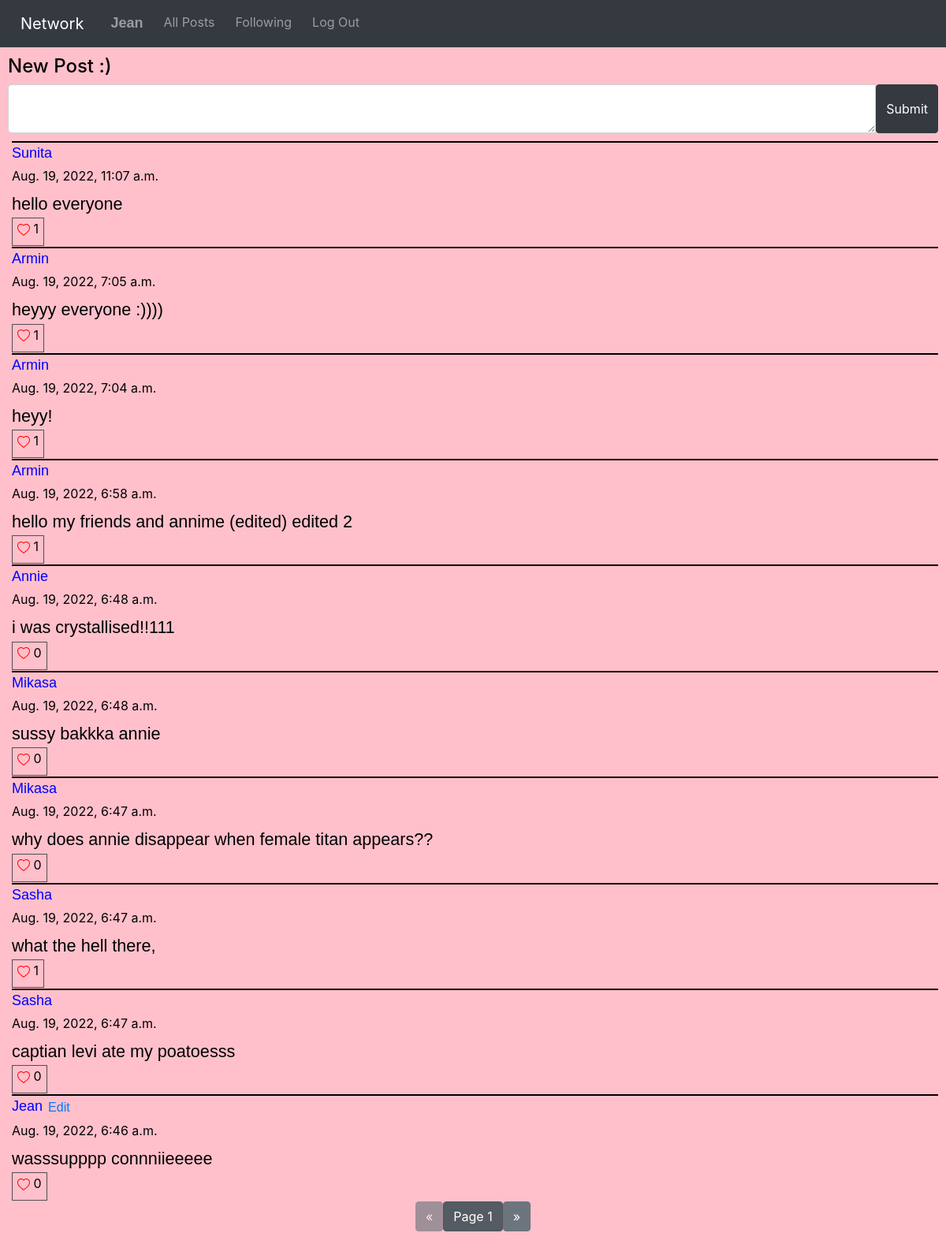
The app's page / (signed in) with its own data.
### network/models.py (models this page shows, shortened)
class User(AbstractUser):
    pass

class Posts(models.Model):
    content = models.TextField(blank=False)
    user = models.ForeignKey(User, on_delete=models.CASCADE, related_name="user_posts")
    like = models.IntegerField(default=0)
    time = models.DateTimeField(auto_now_add=True)

### network/views.py (the view)
# urls.py: path("", views.index, name="index"),
def index(request):
    posts = get_page(1)
    liked_posts = liked_list(posts, request.user)
    return render(request, "network/index.html", {
        "posts": posts,
        "liked_posts": liked_posts,
        "pages": "page"
    })

### network/views.py (called while the page is built)
def liked_list(posts, user):
    liked_posts = []
    for post in posts:
        for p in post.liked_usr.all():
            for usr in p.liked_users.all():
                if usr == user:
                    liked_posts.append(post.id)
    return liked_posts

def get_page(page_id):
    posts = Posts.objects.all().order_by('-time')
    return Paginator(posts, 10).page(page_id)

### network/templates/network/index.html (shortened to what this page needs)
{% extends "network/layout.html" %}
{% load static %}
{% block body %}
    <div id="all_posts">
        {% if request.user.is_authenticated %}
            <div id="post-form">
                <h4>New Post :)</h4>
                <form action="{% url 'new-post' %}" method="POST">
                    <div class="input-group">
                        <textarea class="form-control" aria-label="With textarea" name="content"></textarea>
                        <input type="submit" class="btn btn-dark" value="Submit">
                    </div>
                </form>
            </div>
        {% endif %}
        <div id="posts">
            {% for post in posts %}
                <div class="post-item post-content" id="post-item-{{ post.id }}">
                        <p class="post-user">
                            <a href="{% url 'user-posts' post.user.id 1 %}" class="post-user"> {{ post.user }}</a>
                            {% if post.user ==  request.user %}
                                <button onclick="edit_request('{{ post.id }}');" type="button" class="btn btn-link" >Edit</button>
                            {% endif %}
                        </p>
                        <label class="time-data">{{ post.time }}</label>
                        <br/>
                        <div class="post-text" id="post-text-{{ post.id }}">{{ post.content }}</div>
                        {% if user.is_authenticated %}
                            {% if post.id in liked_posts %}
                                <div id="like-btn-{{ post.id }}">
                                    <button class="like-btn" onclick="like_post('{{ post.id }}');">
                                        <svg xmlns="http://www.w3.org/2000/svg" width="16" height="16" fill="red" class="bi bi-heart-fill" viewBox="0 0 16 16">
                                            <path fill-rule="evenodd" d="M8 1.314C12.438-3.248 23.534 4.735 8 15-7.534 4.736 3.562-3.248 8 1.314z"/>
                                        </svg>
                                        <label class="bi-heart" id="like-no-{{ post.id }}">{{ post.like }}</label>
                                    </button>
                                </div>
                            {% else %}
                                <div id="like-btn-{{ post.id }}">
                                    <button class="like-btn" onclick="like_post('{{ post.id }}');">
                                        <label class="bi-heart" id="like-no-{{ post.id }}">{{ post.like }}</label>
                                    </button>
                                </div>
                            {% endif %}
                        {% endif %}
                </div>
            {% endfor %}
        </div>
    </div>
    <nav aria-label="Page navigation">
            <ul class="pagination justify-content-center">
            {% if posts.has_previous %}
            <li>
                <a href="{% url pages posts.previous_page_number %}">
                <button class="btn btn-secondary"> &laquo; </button>
                </a>
            </li>
            {% else %}
            <li>
                <button class="btn btn-secondary" disabled> &laquo; </button>
            </li>
            {% endif %}
            <li>
                <a href="#">
                    <button class="btn btn-secondary active">Page {{ posts.number }}</button>
                </a>
            </li>
            {% if posts.has_next %}
            <li>
                <a href="{% url pages posts.next_page_number %}">
                    <button class="btn btn-secondary"> &raquo; </button>
                </a>
            </li>
            {% else %}
                <li>
                    <button class="btn btn-secondary" disabled> &raquo; </button>
                </li>
            {% endif %}
            </ul>
    </nav>
{% endblock %}

### network/templates/network/layout.html (shortened to what this page needs)
{% load static %}
<!DOCTYPE html>
<html lang="en">
    <head>
        <link rel="stylesheet" href="https://stackpath.bootstrapcdn.com/bootstrap/4.4.1/css/bootstrap.min.css">
        <link href="{% static 'network/styles.css' %}" rel="stylesheet">
    </head>
    <body>
        <nav class="navbar navbar-expand-lg navbar-dark bg-dark" id="bar">
            <a class="navbar-brand" href="#">Network</a>
            <div>
              <ul class="navbar-nav mr-auto">
                {% if user.is_authenticated %}
                    <li class="nav-item">
                        <a class="nav-link post-user" href="{% url 'user-posts' user.id 1 %}"><strong>{{ user.username }}</strong></a>
                    </li>
                {% endif %}
                <li class="nav-item">
                  <a class="nav-link" href="{% url 'index' %}">All Posts</a>
                </li>
                {% if user.is_authenticated %}
                    <li class="nav-item">
                        <a class="nav-link" href="{% url 'following' 1 %}">Following</a>
                    </li>
                    <li class="nav-item">
                        <a class="nav-link" href="{% url 'logout' %}">Log Out</a>
                    </li>
                {% endif %}
              </ul>
            </div>
          </nav>
        <div class="body">
            {% block body %}
            {% endblock %}
        </div>
    </body>
</html>

### network/static/network/styles.css (style rules this page uses)
body { background-color: pink; color: black; }
#bar { color: pink; }
.navbar-nav { display: flex; flex-direction: row; }
.nav-item, .navbar-brand { padding-left: 10px; }
#post-form { color: black; margin: 10px; }
#posts { margin-left: 10px; margin-right: 10px; }
.post-item { border-top: 2px solid black; font-size: large; }
.post-content { color: black; margin-left: 5px; margin-bottom: 1px; }
.time-data { color: black; font-size: medium; margin-top: 1px; }
.like-btn { background-color: transparent; border: 1px solid #505050; font-size: medium; }
.post-text { font-family: 'Lucida Sans', 'Lucida Sans Regular', 'Lucida Grande', 'Lucida Sans Unicode', Geneva, Verdana, sans-serif; font-size: larger; margin-bottom: 1px; }
.post-user { color: blue; font-family: sans-serif; text-transform: capitalize; font-size: large; margin-bottom: 1px; }
.btn-link { padding-left: 1px; padding-bottom: 1px; padding-top: 1px; }

### records on screen
User: username "Jean"
Posts: user "Sunita", time "Aug. 19, 2022, 11:07 a.m.", content "hello everyone", like "1"
Posts: user "Armin", time "Aug. 19, 2022, 7:05 a.m.", content "heyyy everyone :))))", like "1"
Posts: user "Armin", time "Aug. 19, 2022, 7:04 a.m.", content "heyy!", like "1"
Posts: user "Armin", time "Aug. 19, 2022, 6:58 a.m.", content "hello my friends and annime (edited) edited 2", like "1"
Posts: user "Annie", time "Aug. 19, 2022, 6:48 a.m.", content "i was crystallised!!111", like "0"
Posts: user "Mikasa", time "Aug. 19, 2022, 6:48 a.m.", content "sussy bakkka annie", like "0"
Posts: user "Mikasa", time "Aug. 19, 2022, 6:47 a.m.", content "why does annie disappear when female titan appears??", like "0"
Posts: user "Sasha", time "Aug. 19, 2022, 6:47 a.m.", content "what the hell there,", like "1"
Posts: user "Sasha", time "Aug. 19, 2022, 6:47 a.m.", content "captian levi ate my poatoesss", like "0"
Posts: user "Jean", time "Aug. 19, 2022, 6:46 a.m.", content "wasssupppp connniieeeee", like "0"

### other values on screen
{{ posts.number }} "1"
